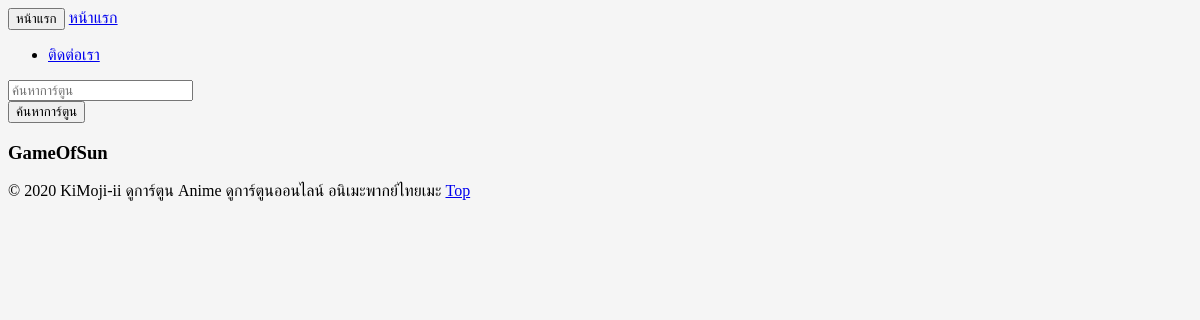
Before: /Rating/ with the older database file.
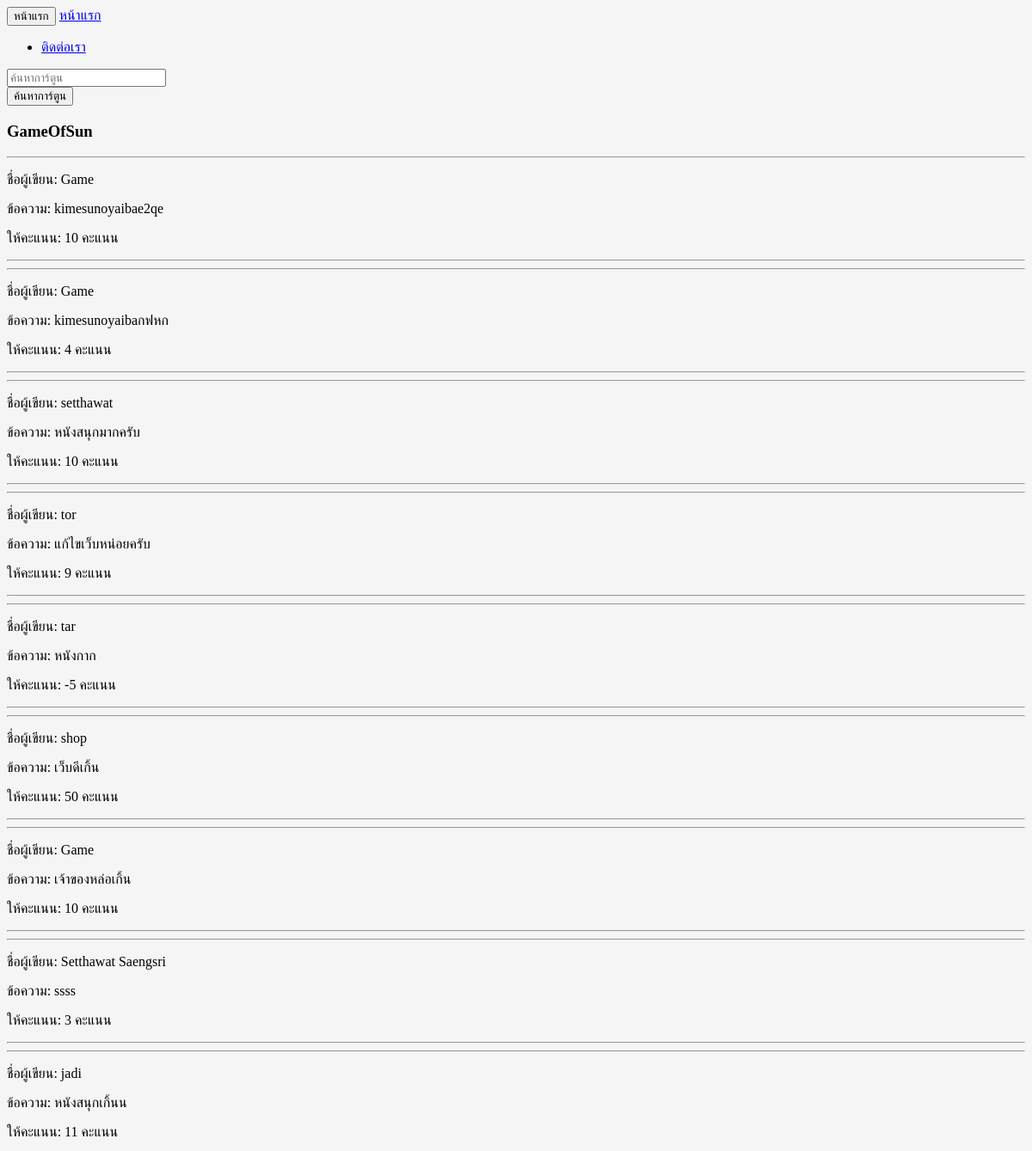
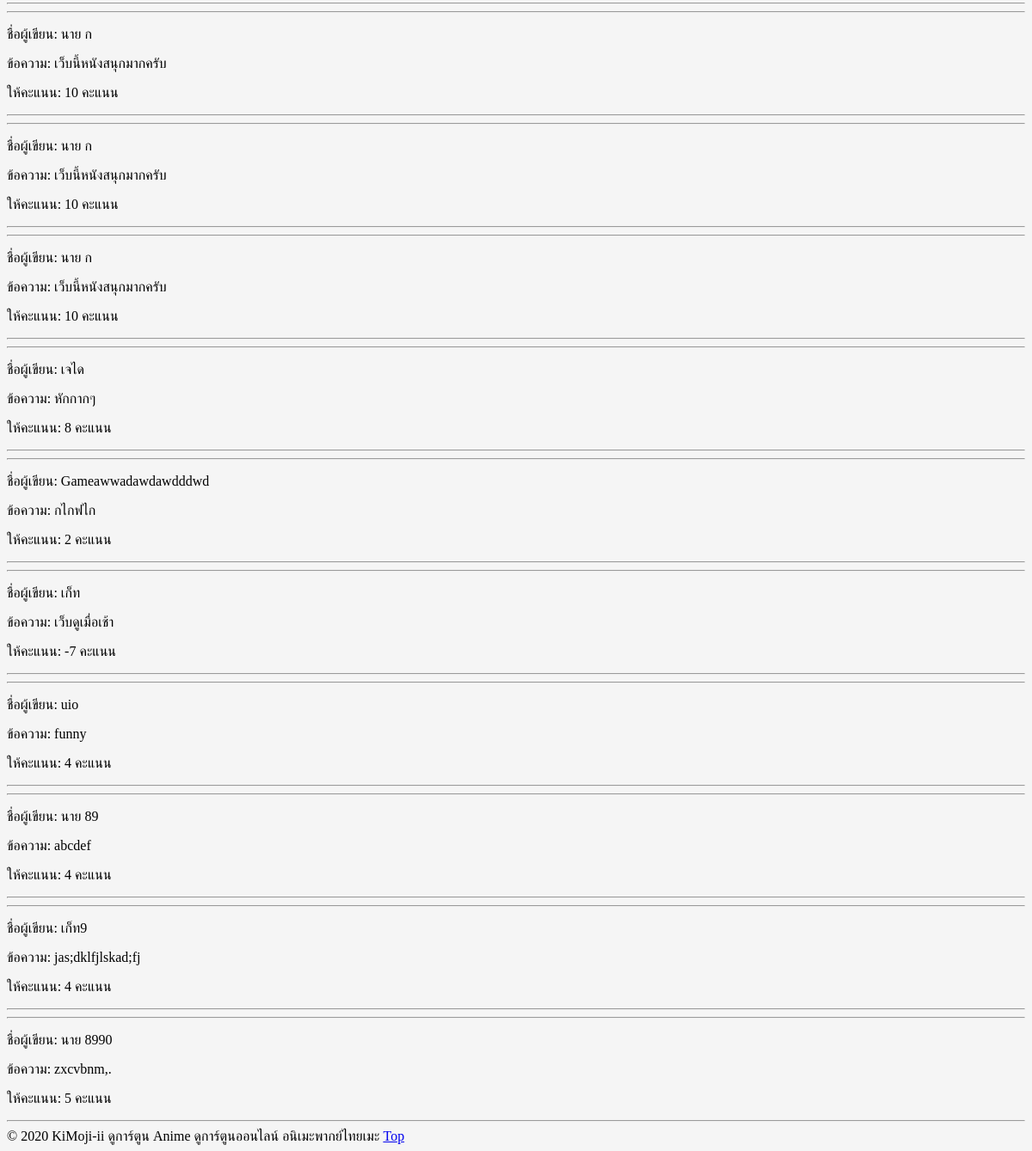
After: the same page with the newer database file (2 pictures, top to bottom).
### myweb/models.py (models this page shows)
class comment(models.Model):
    namewrite = models.CharField(max_length=200)
    detail = models.CharField(max_length=1000)
    rating = models.IntegerField(default=0, max_length=10)
    def __str__(self):
        return f'{self.namewrite} - {self.detail} - {self.rating}'

### myweb/views.py (the view)
# urls.py: path('Rating/',views.Rating, name='rating')
def Rating(req):
    Truecomments = Comments.objects.all()
    for i in Truecomments:
        print(i)
    return render(req, 'myweb/rating.html',{'Truecomments':Truecomments})

### myweb/templates/myweb/rating.html (shortened to what this page needs)
<!DOCTYPE html>
<html prefix="og: https://ogp.me/ns#" lang="th">
<head>
<link href="https://www.anime-sugoi.com/css/carousel.css?v=6" rel="stylesheet">
<link href="https://www.anime-sugoi.com/css/theme/3 red slate.css?v=6" rel="stylesheet">
<link href="https://www.anime-sugoi.com/css/lnwphp.in.th.css?v=6" rel="stylesheet">
<link href="https://www.anime-sugoi.com/css/Genericons/genericons.css?v=6" rel="stylesheet">
<link href="https://www.anime-sugoi.com/js/jquery.bxslider/jquery.bxslider.css" rel="stylesheet" />
</head>
<body style="background: #f5f5f5 url(https://www.anime-sugoi.com/upload/335357af810d85d0409c3f977744e18fo.jpg?v=6);background-repeat: repeat;background-attachment: fixed;background-position: center;">
<div class="navbar navbar-default navbar-fixed-top" role="navigation">
<div class="container">
<div class="navbar-header">
<button type="button" class="navbar-toggle" data-toggle="collapse" data-target=".navbar-collapse">
<span class="sr-only">หน้าแรก</span>
</button>
<a class="navbar-brand" href="/index">หน้าแรก</a>
</div>
<div class="navbar-collapse collapse">
<ul class="nav navbar-nav">
<li><a href="/one">ติดต่อเรา</a></li>
</ul>
<form class="navbar-form navbar-right" action="https://www.anime-sugoi.com/index.php" role="search">
<div class="form-group">
<input name="search" type="text" id="show_arti_topic" class="form-control" placeholder="ค้นหาการ์ตูน" value="">
</div>
<button type="submit" class="btn btn-sm btn-success">ค้นหาการ์ตูน</button>
</form>
</div>
</div>
</div> <div class="container">
<div class="row">
<div class="col-lg-9">
<div class="panel panel-danger">
<div class="panel-heading">
<h3 class="panel-title">GameOfSun</h3>
</div>
<div class="panel-body">
	{% for i in Truecomments %}
	<div><hr>
	    <p>
	    ชื่อผู้เขียน: {{ i.namewrite }}
	    </p>
	    <p>
	    ข้อความ: {{ i.detail }}
	    </p>
	    <p>
	    ให้คะแนน: {{ i.rating}} คะแนน
	    </p>
    </div><hr>
	{% endfor %}
<div class="clearfix visible-xs"></div> </div>
</div>
</div>
</div>
</div>
<footer class="jumbotron footer">
<div class="container">
<div class="row">
<div class="col-md-9">
<span>&copy;                       2020 KiMoji-ii ดูการ์ตูน Anime ดูการ์ตูนออนไลน์ อนิเมะพากย์ไทยเมะ </span>
<a title="ขึ้นบนสุด" href="#0" class="cd-top">Top</a>
</div>
</div>
</div>
</footer>
<script src="https://ajax.cloudflare.com/cdn-cgi/scripts/7089c43e/cloudflare-static/rocket-loader.min.js" data-cf-settings="2d111c72b9eb7f769b59c701-|49" defer=""></script></body>
</html>

Changed rows visible on the page:
added comment: namewrite "Game", detail "kimesunoyaibae2qe", rating "10"
added comment: namewrite "Game", detail "kimesunoyaibaกฟหก", rating "4"
added comment: namewrite "setthawat", detail "หนังสนุกมากครับ", rating "10"
added comment: namewrite "tor", detail "แก้ไขเว็บหน่อยครับ", rating "9"
added comment: namewrite "tar", detail "หนังกาก", rating "-5"
added comment: namewrite "shop", detail "เว็บดีเกิ้น", rating "50"
added comment: namewrite "Game", detail "เจ้าของหล่อเกิ้น", rating "10"
added comment: namewrite "Setthawat Saengsri", detail "ssss", rating "3"
added comment: namewrite "jadi", detail "หนังสนุกเกิ้นน", rating "11"
added comment: namewrite "นาย ก", detail "เว็บนี้หนังสนุกมากครับ", rating "10"
added comment: namewrite "นาย ก", detail "เว็บนี้หนังสนุกมากครับ", rating "10"
added comment: namewrite "นาย ก", detail "เว็บนี้หนังสนุกมากครับ", rating "10"
added comment: namewrite "เจได", detail "หักกากๆ", rating "8"
added comment: namewrite "Gameawwadawdawdddwd", detail "กไกฟไก", rating "2"
added comment: namewrite "เก็ท", detail "เว็บดูเมื่อเช้า", rating "-7"
added comment: namewrite "uio", detail "funny", rating "4"
added comment: namewrite "นาย 89", detail "abcdef", rating "4"
added comment: namewrite "เก็ท9", detail "jas;dklfjlskad;fj", rating "4"
added comment: namewrite "นาย 8990", detail "zxcvbnm,.", rating "5"
